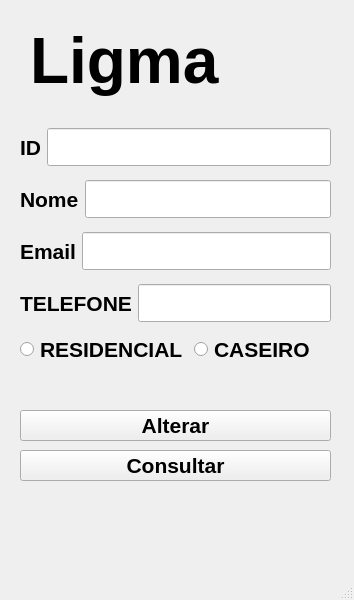
<?xml version="1.0" encoding="UTF-8"?>
<ui version="4.0">
 <class>MainWindow</class>
 <widget class="QMainWindow" name="MainWindow">
  <property name="geometry">
   <rect>
    <x>0</x>
    <y>0</y>
    <width>354</width>
    <height>600</height>
   </rect>
  </property>
  <property name="font">
   <font>
    <family>Bahnschrift Light Condensed</family>
    <pointsize>16</pointsize>
   </font>
  </property>
  <property name="windowTitle">
   <string>MainWindow</string>
  </property>
  <widget class="QWidget" name="centralwidget">
   <widget class="QLabel" name="label">
    <property name="geometry">
     <rect>
      <x>30</x>
      <y>20</y>
      <width>391</width>
      <height>81</height>
     </rect>
    </property>
    <property name="font">
     <font>
      <family>Arial</family>
      <pointsize>48</pointsize>
      <weight>75</weight>
      <bold>true</bold>
     </font>
    </property>
    <property name="text">
     <string>Ligma</string>
    </property>
   </widget>
   <widget class="QWidget" name="verticalLayoutWidget">
    <property name="geometry">
     <rect>
      <x>20</x>
      <y>120</y>
      <width>311</width>
      <height>210</height>
     </rect>
    </property>
    <layout class="QVBoxLayout" name="verticalLayout">
     <item>
      <layout class="QHBoxLayout" name="horizontalLayout_6">
       <item>
        <widget class="QLabel" name="label_9">
         <property name="font">
          <font>
           <family>Arial</family>
           <weight>75</weight>
           <bold>true</bold>
          </font>
         </property>
         <property name="text">
          <string>ID</string>
         </property>
        </widget>
       </item>
       <item>
        <widget class="QLineEdit" name="textID">
         <property name="readOnly">
          <bool>true</bool>
         </property>
        </widget>
       </item>
      </layout>
     </item>
     <item>
      <layout class="QHBoxLayout" name="horizontalLayout_4">
       <item>
        <widget class="QLabel" name="label_8">
         <property name="font">
          <font>
           <family>Arial</family>
           <weight>75</weight>
           <bold>true</bold>
          </font>
         </property>
         <property name="text">
          <string>Nome</string>
         </property>
        </widget>
       </item>
       <item>
        <widget class="QLineEdit" name="textNome"/>
       </item>
      </layout>
     </item>
     <item>
      <layout class="QHBoxLayout" name="horizontalLayout_3">
       <item>
        <widget class="QLabel" name="label_7">
         <property name="font">
          <font>
           <family>Arial</family>
           <weight>75</weight>
           <bold>true</bold>
          </font>
         </property>
         <property name="text">
          <string>Email</string>
         </property>
        </widget>
       </item>
       <item>
        <widget class="QLineEdit" name="textEmail"/>
       </item>
      </layout>
     </item>
     <item>
      <layout class="QHBoxLayout" name="horizontalLayout">
       <item>
        <widget class="QLabel" name="label_2">
         <property name="font">
          <font>
           <family>Arial</family>
           <weight>75</weight>
           <bold>true</bold>
          </font>
         </property>
         <property name="text">
          <string>TELEFONE</string>
         </property>
        </widget>
       </item>
       <item>
        <widget class="QLineEdit" name="textTelefone"/>
       </item>
      </layout>
     </item>
    </layout>
   </widget>
   <widget class="QWidget" name="horizontalLayoutWidget_5">
    <property name="geometry">
     <rect>
      <x>20</x>
      <y>310</y>
      <width>311</width>
      <height>80</height>
     </rect>
    </property>
    <layout class="QHBoxLayout" name="horizontalLayout_5">
     <item>
      <widget class="QRadioButton" name="checkedResidencial">
       <property name="font">
        <font>
         <family>Arial</family>
         <weight>75</weight>
         <bold>true</bold>
        </font>
       </property>
       <property name="text">
        <string>RESIDENCIAL</string>
       </property>
      </widget>
     </item>
     <item>
      <widget class="QRadioButton" name="checkedCasa">
       <property name="font">
        <font>
         <family>Arial</family>
         <weight>75</weight>
         <bold>true</bold>
        </font>
       </property>
       <property name="text">
        <string>CASEIRO</string>
       </property>
      </widget>
     </item>
    </layout>
   </widget>
   <widget class="QPushButton" name="cadButton">
    <property name="geometry">
     <rect>
      <x>20</x>
      <y>410</y>
      <width>311</width>
      <height>31</height>
     </rect>
    </property>
    <property name="font">
     <font>
      <family>Arial</family>
      <weight>75</weight>
      <bold>true</bold>
     </font>
    </property>
    <property name="text">
     <string>Alterar</string>
    </property>
   </widget>
   <widget class="QPushButton" name="consButton">
    <property name="geometry">
     <rect>
      <x>20</x>
      <y>450</y>
      <width>311</width>
      <height>31</height>
     </rect>
    </property>
    <property name="font">
     <font>
      <family>Arial</family>
      <weight>75</weight>
      <bold>true</bold>
     </font>
    </property>
    <property name="text">
     <string>Consultar</string>
    </property>
   </widget>
  </widget>
  <widget class="QMenuBar" name="menubar">
   <property name="geometry">
    <rect>
     <x>0</x>
     <y>0</y>
     <width>354</width>
     <height>21</height>
    </rect>
   </property>
  </widget>
  <widget class="QStatusBar" name="statusbar"/>
 </widget>
 <resources/>
 <connections/>
</ui>
